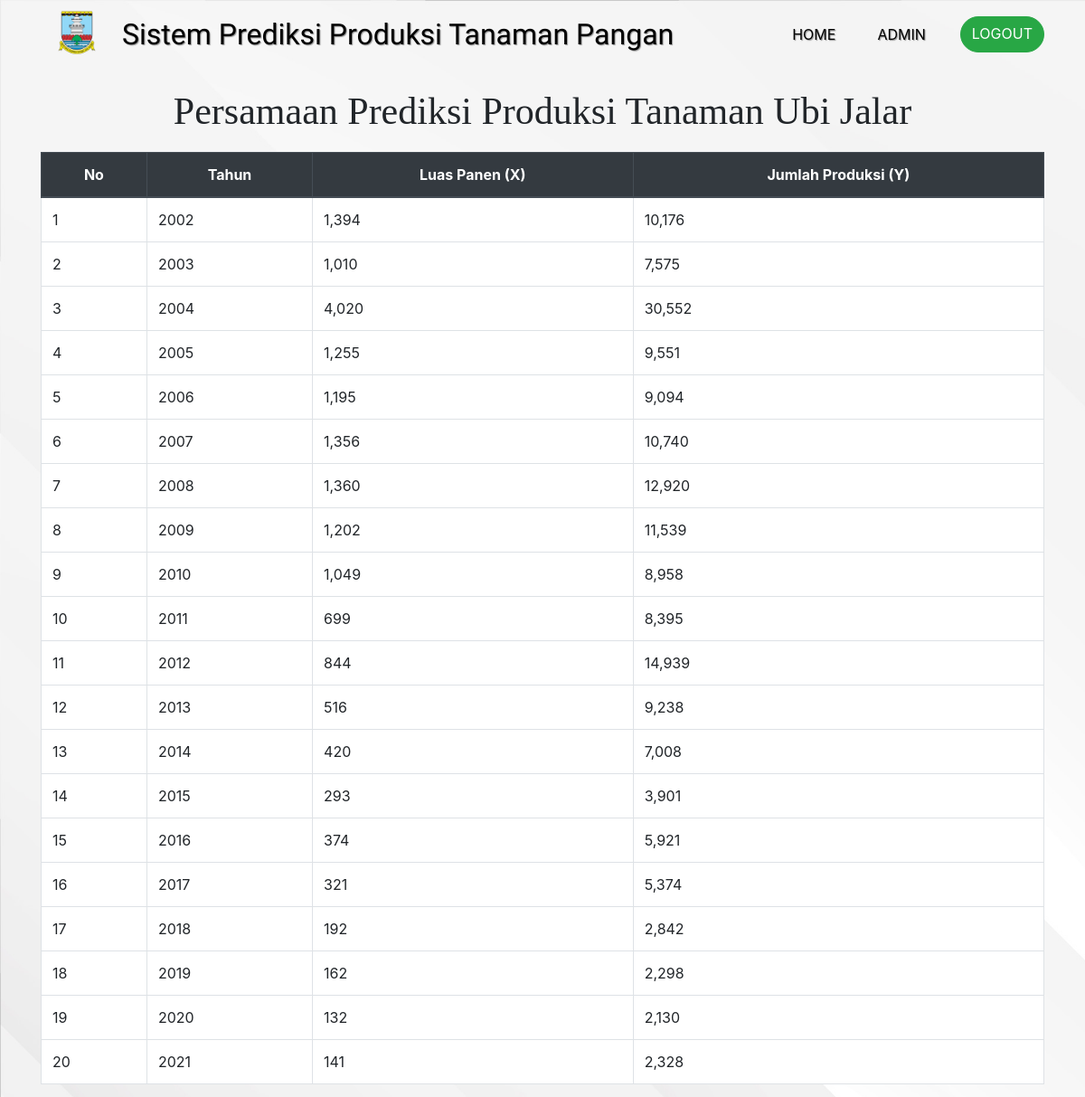
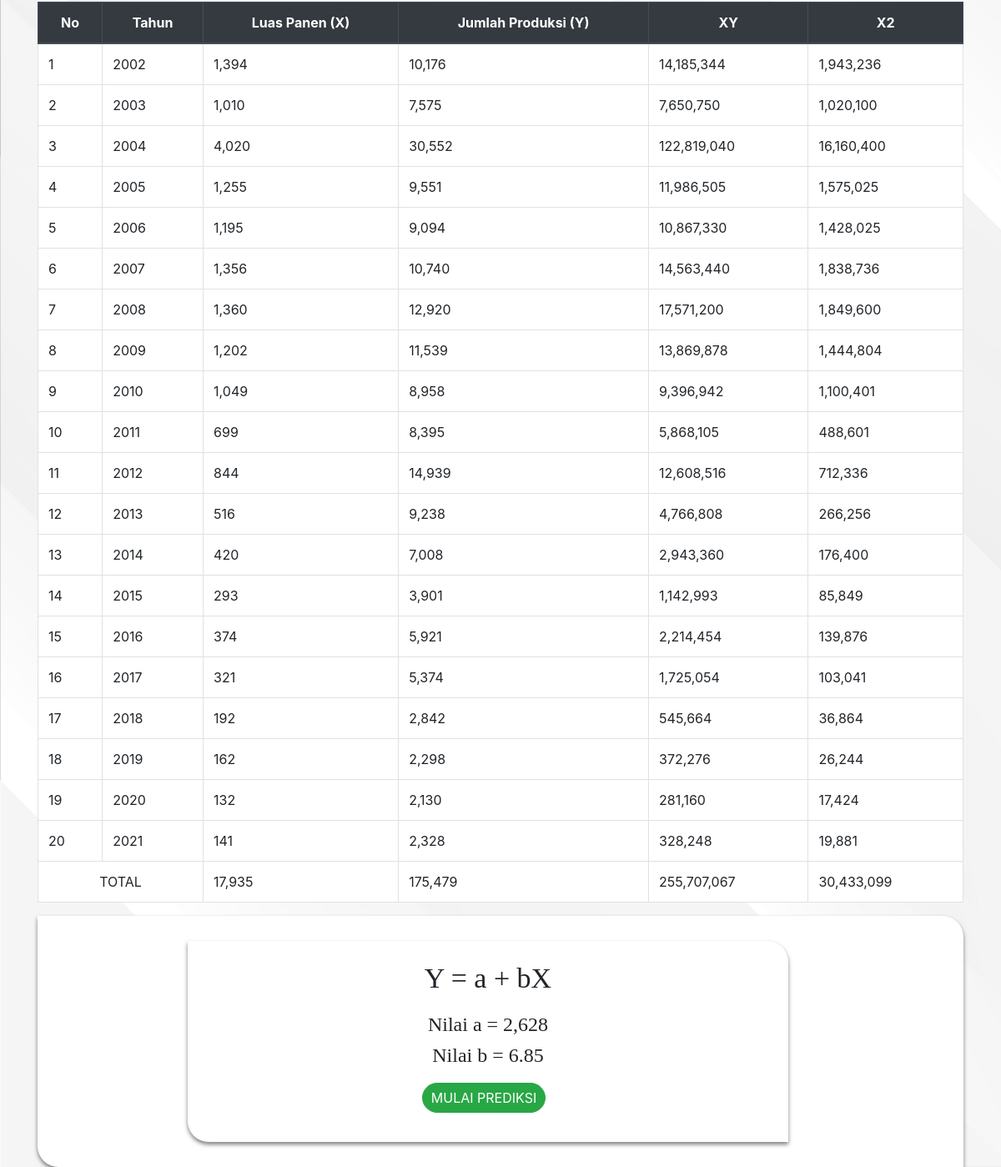
Screenshot of /admin/prediksi/ubijalar/ubijalar.php (signed in) with the database file from the repository (2 pictures, top to bottom).
### tables this page shows
CREATE TABLE `ubijalar` (
  `id_ubijalar` int(11) NOT NULL,
  `tahun` int(50) NOT NULL,
  `produksi` int(200) NOT NULL,
  `LuasPanen` int(200) NOT NULL
);

### function/functions.php (called while the page is built, shortened)
<?php
$conn = mysqli_connect("localhost", "root", "", "prediksi2.0");
function query($query)
{
    global $conn;
    $result = mysqli_query($conn, $query);
    $rows = [];
    while ($row = mysqli_fetch_assoc($result)) {
        $rows[] = $row;
    }
    return $rows;
}

### admin/prediksi/ubijalar/ubijalar.php (the view, shortened to what this page needs)
<?php
require '../../../function/functions.php';
$jml = "SELECT * FROM ubijalar";
$hasil = mysqli_query($conn, $jml);
$hasil = mysqli_num_rows($hasil);
$data = query("SELECT * FROM ubijalar ORDER BY tahun ");
$dataY = query("SELECT produksi FROM ubijalar ORDER BY tahun");
$merged_array = [];
foreach ($data as $key => $row) {
    $merged_array[$key] = ['first' => $row];
}
foreach ($dataY as $key => $row) {
    $merged_array[$key]['second'] = $row;
}
?>
<!doctype html>
<html lang="en">
<head>
    <link rel="stylesheet" href="../../../bootstrap/css/bootstrap.min.css">
    <link rel="stylesheet" href="../css/Prediksi-page.css">
</head>
<body>
    <nav class="navbar navbar-expand-lg navbar-light">
        <div class="container">
            <img src="../../../logodinaskabserang/Serang.png" alt="logo">
            <a class="navbar-brand" href="">Sistem Prediksi Produksi Tanaman Pangan</a>
            <div class="collapse navbar-collapse" id="navbarNavAltMarkup">
                <div class="navbar-nav ml-auto">
                    <a class="nav-item nav-link active" href="../../admin-page.php">Home</a>
                    <a class="nav-item nav-link" href="../../dataadmin.php">admin</a>
                    <a class="nav-item btn btn-success tombol" href="../../logout.php">logout</a>
                </div>
            </div>
        </div>
    </nav>
    <div class="container">
        <h1 class="header">persamaan prediksi produksi tanaman ubi jalar</h1>
        <table class="table table-bordered">
            <thead class="thead-dark">
                <tr>
                    <th scope="col">No</th>
                    <th scope="col">Tahun</th>
                    <th scope="col">Luas Panen (X)</th>
                    <th scope="col">Jumlah Produksi (Y)</th>
                </tr>
            </thead>
            <tbody>
                <?php $i = 1;
                ?>
                <?php foreach ($merged_array as $key => $data) : ?>
                    <tr>
                        <td><?= $i; ?></td>
                        <td><?= $data['first']['tahun']; ?></td>
                        <td><?= number_format($data['first']['LuasPanen']); ?></td>
                        <td><?php if (@$data['second']['produksi'] == null) {
                                echo $data['second']['produksi'] = null;
                            } else {
                                echo number_format($data['second']['produksi']);
                            } ?>
                        </td>
                        <?php $i++ ?>
                    </tr>
                <?php endforeach; ?>
            </tbody>
        </table>
        <table class="table table-bordered">
            <thead class="thead-dark">
                <tr>
                    <th scope="col">No</th>
                    <th scope="col">Tahun</th>
                    <th scope="col">Luas Panen (X)</th>
                    <th scope="col">Jumlah Produksi (Y)</th>
                    <th scope="col">XY</th>
                    <th scope="col">X2</th>
                </tr>
            </thead>
            <tbody>
                <?php $i = 1;
                ?>
                <?php foreach ($merged_array as $key => $data) : ?>
                    <tr>
                        <td><?= $i; ?></td>
                        <td><?= $data['first']['tahun']; ?></td>
                        <td><?= number_format($data['first']['LuasPanen']); ?></td>
                        <td><?php if (@$data['second']['produksi'] == null) {
                                echo $data['second']['produksi'] = null;
                            } else {
                                echo number_format($data['second']['produksi']);
                            } ?>
                        </td>
                        <td><?= number_format($data['first']['LuasPanen'] * $data['second']['produksi']); ?></td>
                        <td><?= number_format($data['first']['LuasPanen'] * $data['first']['LuasPanen']); ?></td>
                        <?php $i++ ?>
                    </tr>
                <?php endforeach; ?>
                <tr>
                    <td colspan="2" style="text-align: center;">TOTAL</td>
                    <td><?php $totalX = 0;
                        foreach ($merged_array as $key => $data) {
                            $totalX += $data['first']['LuasPanen'];
                        }
                        echo number_format($totalX); ?></td>
                    <td><?php $totalY = 0;
                        foreach ($merged_array as $key => $data) {
                            $totalY += $data['second']['produksi'];
                        }
                        echo number_format($totalY); ?></td>
                    <td>
                        <?php $totalXY = 0;
                        foreach ($merged_array as $key => $data) {
                            $totalXY += $data['first']['LuasPanen'] * $data['second']['produksi'];
                        }
                        echo number_format($totalXY); ?>
                    </td>
                    <td>
                        <?php $totalX2 = 0;
                        foreach ($merged_array as $key => $data) {
                            $totalX2 += $data['first']['LuasPanen'] * $data['first']['LuasPanen'];
                        }
                        echo number_format($totalX2); ?>
                    </td>
                </tr>
            </tbody>
        </table>
        <?php
        $tx = (float) $totalX;
        $ty = (float) $totalY;
        $txy = $totalXY;
        $tx2 = $totalX2;
        $n = (float)$hasil;
        ?>
        <div class="col-12 info-panel">
            <div class="row">
                <div class="col-lg persamaan">
                    <h2>Y = a + bX</h2>
                    <h4>Nilai a = <?php $atas = (($ty * $tx2) - ($tx * $txy));
                                    $bawah = (($n * $tx2) - ($tx * $tx));
                                    $a = $atas / $bawah;
                                    $aclear = $a;
                                    $a = number_format($a);
                                    echo $a; ?>
                    </h4>
                    <h4>Nilai b = <?php $atas = (($n * ($txy)) - ($tx * $ty));
                                    $bawah = (($n * ($tx2)) - ($tx * $tx));
                                    $b = $atas / $bawah;
                                    $b = sprintf('%.2f', $b);
                                    echo $b; ?>
                    </h4>
                    <div class="peradd">
                        <a class="nav-item btn btn-success add" href="prediksi.php?a=<?= $aclear; ?>&b=<?= $b; ?>">mulai prediksi</a>
                    </div>
                </div>
            </div>
        </div>
    </div>
</body>
</html>

### admin/prediksi/css/Prediksi-page.css (style rules this page uses)
body { background-image: url(../../background/bgpage.jpg); background-size: cover; }
.navbar { position: relative; z-index: 1; }
.navbar-brand { font-family: viga; font-size: 16px; }
.navbar img { width: 50px; position: relative; }
.navbar .nav-link { text-align: center; }
.tombol { text-transform: uppercase; border-radius: 40px; }
.add { text-transform: uppercase; border-radius: 40px; font-size: 16px; margin-right: 10px; padding: 5px 10px; margin-top: 10px; margin-bottom: 10px; }
.header { font-size: 42px; margin-top: 20px; text-align: center; text-transform: capitalize; font-family: poppins; margin-bottom: 20px; }
.info-panel { box-shadow: 0 3px 5px rgba(0, 0, 0, 0.5); border-radius: 0 25px; background-color: white; padding: 30px; display: flex; justify-content: center; }
.info-panel .persamaan { background-color:white; box-shadow: 0 3px 5px rgba(0, 0, 0, 0.5); border-radius: 0 25px; padding: 25px; margin-bottom: 30px; width: 60vw; justify-content: center; }
.info-panel .persamaan h2 { font-size: 34px; text-align: center; font-family: poppins; margin-bottom: 20px; }
.info-panel .persamaan h4 { font-size: 24px; font-family: poppins; text-align: center; }
.info-panel .peradd { display: flex; justify-content: center; }
.table { background-color: white; }
.table th { text-align: center; }
@media (min-width: 992px) { .navbar { padding-bottom: 10px; } }
@media (min-width: 992px) { .navbar-brand { font-size: 32px; } }
@media (min-width: 992px) { .navbar-brand, .nav-link { color: rgb(0, 0, 0) !important; text-shadow: 1px 1px 1px rgba(105, 105, 105, 0.7); } }
@media (min-width: 992px) { .navbar img { width: 80px; position: relative; bottom: 2px; margin-right: 10px; } }
@media (min-width: 992px) { .nav-link { text-transform: uppercase; margin-right: 30px; } }
@media (min-width: 992px) { .info-panel .persamaan { margin-right: 50px; margin-bottom: 0; margin-left: 20px; } }

### rows the page displays
ubijalar: tahun "2002", LuasPanen "1,394", produksi "10,176", $data['first']['LuasPanen'] * $data['second']['produksi'] "14,185,344", $data['first']['LuasPanen']*$data['first']['LuasPanen'] "1,943,236"
ubijalar: tahun "2003", LuasPanen "1,010", produksi "7,575", $data['first']['LuasPanen'] * $data['second']['produksi'] "7,650,750", $data['first']['LuasPanen']*$data['first']['LuasPanen'] "1,020,100"
ubijalar: tahun "2004", LuasPanen "4,020", produksi "30,552", $data['first']['LuasPanen'] * $data['second']['produksi'] "122,819,040", $data['first']['LuasPanen']*$data['first']['LuasPanen'] "16,160,400"
ubijalar: tahun "2005", LuasPanen "1,255", produksi "9,551", $data['first']['LuasPanen'] * $data['second']['produksi'] "11,986,505", $data['first']['LuasPanen']*$data['first']['LuasPanen'] "1,575,025"
ubijalar: tahun "2006", LuasPanen "1,195", produksi "9,094", $data['first']['LuasPanen'] * $data['second']['produksi'] "10,867,330", $data['first']['LuasPanen']*$data['first']['LuasPanen'] "1,428,025"
ubijalar: tahun "2007", LuasPanen "1,356", produksi "10,740", $data['first']['LuasPanen'] * $data['second']['produksi'] "14,563,440", $data['first']['LuasPanen']*$data['first']['LuasPanen'] "1,838,736"
ubijalar: tahun "2008", LuasPanen "1,360", produksi "12,920", $data['first']['LuasPanen'] * $data['second']['produksi'] "17,571,200", $data['first']['LuasPanen']*$data['first']['LuasPanen'] "1,849,600"
ubijalar: tahun "2009", LuasPanen "1,202", produksi "11,539", $data['first']['LuasPanen'] * $data['second']['produksi'] "13,869,878", $data['first']['LuasPanen']*$data['first']['LuasPanen'] "1,444,804"
ubijalar: tahun "2010", LuasPanen "1,049", produksi "8,958", $data['first']['LuasPanen'] * $data['second']['produksi'] "9,396,942", $data['first']['LuasPanen']*$data['first']['LuasPanen'] "1,100,401"
ubijalar: tahun "2011", LuasPanen "699", produksi "8,395", $data['first']['LuasPanen'] * $data['second']['produksi'] "5,868,105", $data['first']['LuasPanen']*$data['first']['LuasPanen'] "488,601"
ubijalar: tahun "2012", LuasPanen "844", produksi "14,939", $data['first']['LuasPanen'] * $data['second']['produksi'] "12,608,516", $data['first']['LuasPanen']*$data['first']['LuasPanen'] "712,336"
ubijalar: tahun "2013", LuasPanen "516", produksi "9,238", $data['first']['LuasPanen'] * $data['second']['produksi'] "4,766,808", $data['first']['LuasPanen']*$data['first']['LuasPanen'] "266,256"
ubijalar: tahun "2014", LuasPanen "420", produksi "7,008", $data['first']['LuasPanen'] * $data['second']['produksi'] "2,943,360", $data['first']['LuasPanen']*$data['first']['LuasPanen'] "176,400"
ubijalar: tahun "2015", LuasPanen "293", produksi "3,901", $data['first']['LuasPanen'] * $data['second']['produksi'] "1,142,993", $data['first']['LuasPanen']*$data['first']['LuasPanen'] "85,849"
ubijalar: tahun "2016", LuasPanen "374", produksi "5,921", $data['first']['LuasPanen'] * $data['second']['produksi'] "2,214,454", $data['first']['LuasPanen']*$data['first']['LuasPanen'] "139,876"
ubijalar: tahun "2017", LuasPanen "321", produksi "5,374", $data['first']['LuasPanen'] * $data['second']['produksi'] "1,725,054", $data['first']['LuasPanen']*$data['first']['LuasPanen'] "103,041"
ubijalar: tahun "2018", LuasPanen "192", produksi "2,842", $data['first']['LuasPanen'] * $data['second']['produksi'] "545,664", $data['first']['LuasPanen']*$data['first']['LuasPanen'] "36,864"
ubijalar: tahun "2019", LuasPanen "162", produksi "2,298", $data['first']['LuasPanen'] * $data['second']['produksi'] "372,276", $data['first']['LuasPanen']*$data['first']['LuasPanen'] "26,244"
ubijalar: tahun "2020", LuasPanen "132", produksi "2,130", $data['first']['LuasPanen'] * $data['second']['produksi'] "281,160", $data['first']['LuasPanen']*$data['first']['LuasPanen'] "17,424"
ubijalar: tahun "2021", LuasPanen "141", produksi "2,328", $data['first']['LuasPanen'] * $data['second']['produksi'] "328,248", $data['first']['LuasPanen']*$data['first']['LuasPanen'] "19,881"

### other values shown
$totalX "17,935"
$totalY "175,479"
$totalXY "255,707,067"
$totalX2 "30,433,099"
$a "2,628"
$b "6.85"
